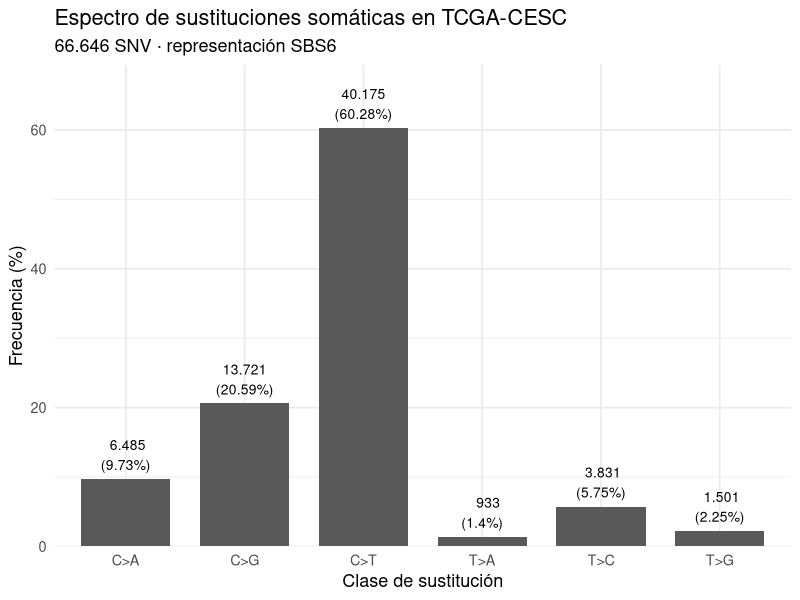

Recreate this plot in R.
library(readr)
library(dplyr)
library(ggplot2)

dir.create(
  "results/tcga/figures",
  recursive = TRUE,
  showWarnings = FALSE
)

df <- read_csv(
  "results/tcga/snv_spectrum_overall.csv",
  show_col_types = FALSE
)

df <- df %>%
  mutate(
    substitution_class = factor(
      substitution_class,
      levels = c(
        "C>A",
        "C>G",
        "C>T",
        "T>A",
        "T>C",
        "T>G"
      )
    )
  )

p <- ggplot(
  df,
  aes(
    x = substitution_class,
    y = frequency_pct
  )
) +
  geom_col(width = 0.75) +
  geom_text(
    aes(
      label = paste0(
        format(count, big.mark = "."),
        "\n(",
        frequency_pct,
        "%)"
      )
    ),
    vjust = -0.3,
    size = 3.5
  ) +
  labs(
    title = "Espectro de sustituciones somáticas en TCGA-CESC",
    subtitle = "66.646 SNV · representación SBS6",
    x = "Clase de sustitución",
    y = "Frecuencia (%)"
  ) +
  scale_y_continuous(
    limits = c(0, 68),
    expand = expansion(mult = c(0, 0.02))
  ) +
  theme_minimal(base_size = 13)

ggsave(
  "results/tcga/figures/tcga_SBS6_spectrum.png",
  p,
  width = 8,
  height = 5.5,
  dpi = 300
)

cat("\n===== SBS6 =====\n")
print(df)

cat("\nFigura creada:\n")
cat("results/tcga/figures/tcga_SBS6_spectrum.png\n")
